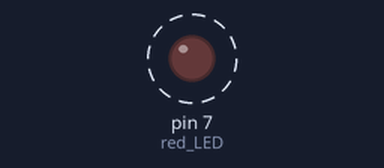
Recording of a sketch running on a simulated Arduino Uno, built with avr-gcc and run on an emulated ATmega328P. Parts: output pins drawn as LEDs (lit = HIGH). Dashed ring = blinking.

Above: at 0.5 s.
Timing chart, 0 to 4.6 s (numbered marks = the images above):
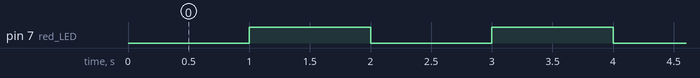

Measured:
- by itself, pin 7 (red_LED): alternates HIGH for 1.0 s and LOW for 1.0 s

The sketch:

Blinking_LED.ino
```cpp
/*
 * author: Quentin Rauschenbach
 *
 * email: quentin.g.j.r@gmail.com
 *
 * UHH WiSe 2022/2023
 * Practical Measurement Electronics and Interfaces in ocean Sciences
 *
 * Used Hardware:
 * - Arduino ???
 * - LED
 * - Resistor 270 Ohm
 * - Data-logger-shield
 * - Board
 *
 * Let a LED blink in certain frequency
 */

#define red_LED 7
#define frequency 1000 // [ms]
float currentmillis = 0;
float lastmillis = 0;

void setup()
{
  Serial.begin(9600);
  pinMode(red_LED, OUTPUT);
}

void loop()
{ currentmillis = millis();
 //Serial.println(currentmillis-lastmillis);
  if (currentmillis-lastmillis >= frequency){
    //Serial.println(millis());
    digitalWrite(red_LED, switchLED(red_LED));
    lastmillis = currentmillis;}
}

int switchLED(int pinNum){
  if (digitalRead(pinNum) == HIGH){return LOW;}
  else {return HIGH;}
}
```
